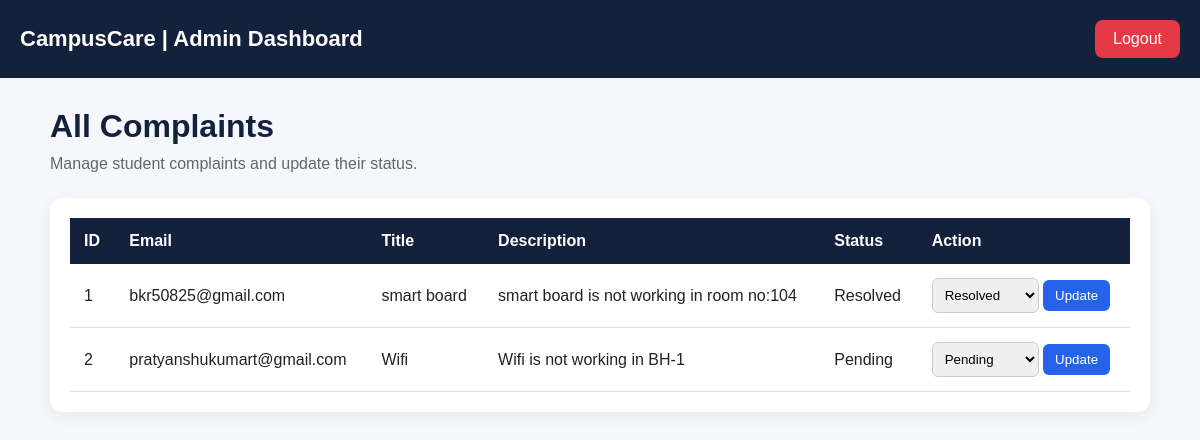
The page /admin_d (signed in) on the database as committed earlier.
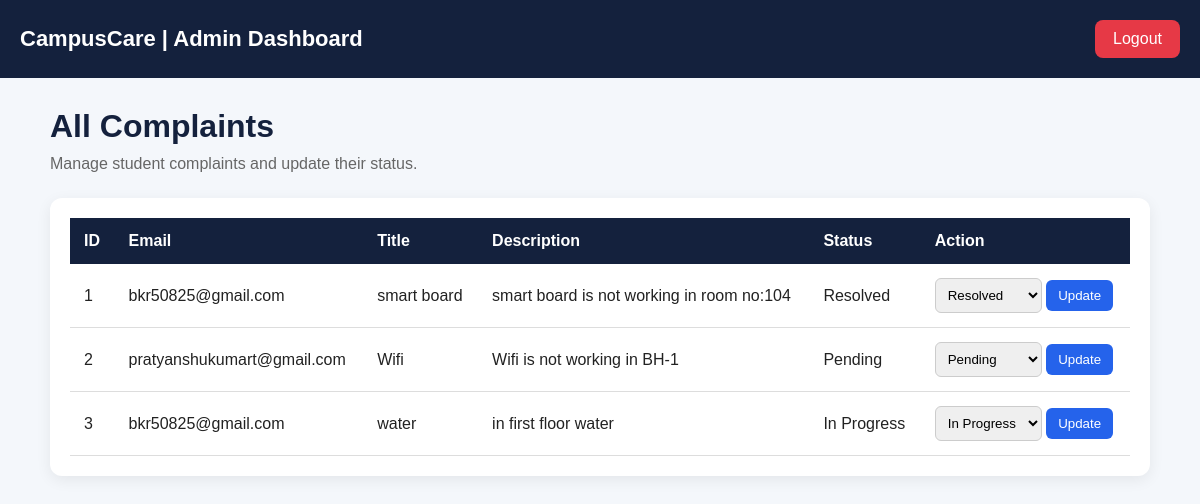
The same page on the database as committed later.
### tables this page shows
CREATE TABLE complaints(
        id INTEGER PRIMARY KEY AUTOINCREMENT,
        email TEXT,
        title TEXT,
        description TEXT,
        status TEXT
    );

### app.py (the view)
@app.route("/admin_d")
def admin_dashboard():
    if "admin" not in session:
        return redirect("/admin.")
    con = db()
    complaints = con.execute(
        "SELECT * FROM complaints"
    ).fetchall()
    con.close()
    return render_template(
        "/admin_d.html",
        complaints=complaints
    )

### app.py (called while the page is built)
def db():
    return sqlite3.connect("campuscare.db")

### templates/admin_d.html (shortened to what this page needs)
<!DOCTYPE html>
<html lang="en">
<head>
    <link rel="stylesheet" href="/static/admin.css">
</head>
<body>
    <div class="navbar">
        <h2>CampusCare | Admin Dashboard</h2>
        <a href="/logout" class="logout">Logout</a>
    </div>
    <div class="container">
        <h1>All Complaints</h1>
        <p class="subtitle">
            Manage student complaints and update their status.
        </p>
        <div class="table-box">
            <table>
                <thead>
                    <tr>
                        <th>ID</th>
                        <th>Email</th>
                        <th>Title</th>
                        <th>Description</th>
                        <th>Status</th>
                        <th>Action</th>
                    </tr>
                </thead>
                <tbody>
                    {% for complaint in complaints %}
                    <tr>
                        <td>{{ complaint[0] }}</td>
                        <td>{{ complaint[1] }}</td>
                        <td>{{ complaint[2] }}</td>
                        <td>{{ complaint[3] }}</td>
                        <td>{{ complaint[4] }}</td>
                        <td>
                            <form method="POST"
                                  action="/update/{{ complaint[0] }}">
                                <select name="status" required>
                                    <option value="Pending"
                                        {% if complaint[4] == "Pending" %}selected{% endif %}>
                                        Pending
                                    </option>
                                    <option value="In Progress"
                                        {% if complaint[4] == "In Progress" %}selected{% endif %}>
                                        In Progress
                                    </option>
                                    <option value="Resolved"
                                        {% if complaint[4] == "Resolved" %}selected{% endif %}>
                                        Resolved
                                    </option>
                                </select>
                                <button type="submit">
                                    Update
                                </button>
                            </form>
                        </td>
                    </tr>
                    {% else %}
                    <tr>
                        <td colspan="6" class="empty">
                            No complaints submitted yet.
                        </td>
                    </tr>
                    {% endfor %}
                </tbody>
            </table>
        </div>
    </div>
</body>
</html>

### static/admin.css (style rules this page uses)
* { margin: 0; padding: 0; box-sizing: border-box; font-family: Arial, sans-serif; }
body { background: #f4f7fb; color: #222; }
.navbar { background: #14213d; color: white; padding: 20px; display: flex; justify-content: space-between; align-items: center; flex-wrap: wrap; gap: 15px; }
.navbar h2 { font-size: 22px; }
.logout { background: #e63946; color: white; padding: 10px 18px; text-decoration: none; border-radius: 8px; }
.container { width: 95%; max-width: 1100px; margin: 30px auto; }
h1 { margin-bottom: 10px; color: #14213d; }
.subtitle { color: #666; margin-bottom: 25px; }
.table-box { background: white; padding: 20px; border-radius: 12px; box-shadow: 0 4px 15px #00000012; overflow-x: auto; }
table { width: 100%; border-collapse: collapse; min-width: 650px; }
th { background: #14213d; color: white; padding: 14px; text-align: left; }
td { padding: 14px; border-bottom: 1px solid #ddd; }
select { padding: 8px; border: 1px solid #ccc; border-radius: 6px; }
button { background: #2563eb; color: white; border: none; padding: 8px 12px; border-radius: 6px; cursor: pointer; }

Rows that differ between the two databases and show on the page:
added complaints: id "3", email "bkr50825@gmail.com", title "water", description "in first floor water", status "In Progress"
